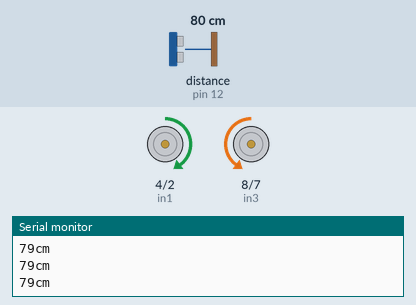
This sketch was run on a simulated Arduino Uno, built with avr-gcc and run on an emulated ATmega328P. Shown: motor-driver pin pairs drawn as motors (green arrow = first pin HIGH = forward, orange = second pin HIGH = backward, longer = more drive, scaled by the enable pin), the last lines printed to the serial monitor. Wiring (inferred from the names in the program): ultrasonic range finder: trigger pin 11; echo pin 12. Inputs (shaded band) come from the test bench; at power-on: distance to the obstacle (sensor on pin 12) 80 cm. The echo pulse lasts 58.3 µs per cm.

Above: at 1.2 s.
1.3 s: distance to the obstacle (sensor on pin 12) set to 17 cm
2.8 s: distance to the obstacle (sensor on pin 12) set to 13 cm
At 2.95 s:
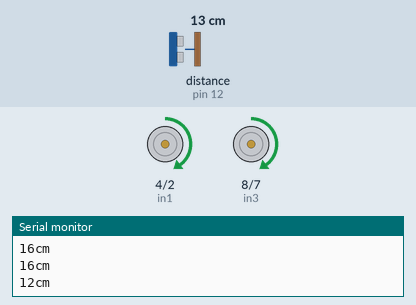
5.8 s: distance to the obstacle (sensor on pin 12) set to 250 cm
At 6.6 s:
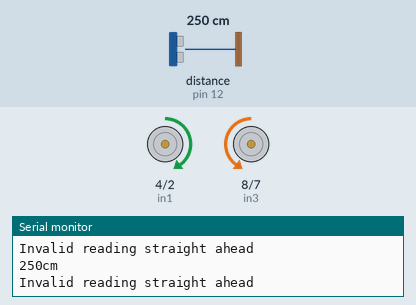
7.5 s: distance to the obstacle (sensor on pin 12) set to 12 cm
At 7.87 s:
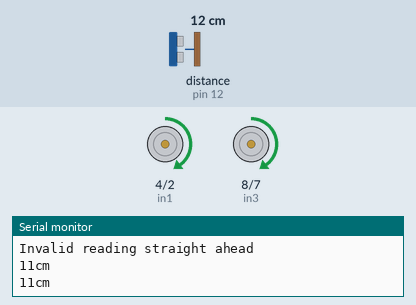
10.5 s: distance to the obstacle (sensor on pin 12) set to 18 cm
At 10.9 s:
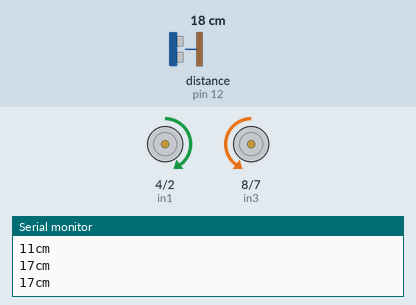
Timing chart, 0 to 13.0 s (numbered marks = the images above; inputs shaded):
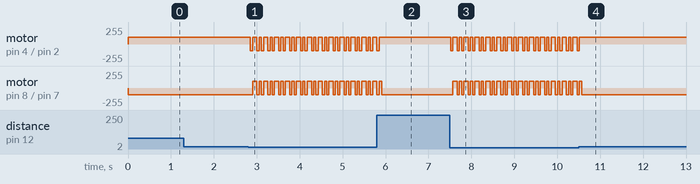

Measured:
- the behaviour switches between 16 and 15 cm on distance to the obstacle (sensor on pin 12) (found by bisection; images 0 and 1)
- after the input at 2.8 s, motor on pin 4 (in1) / pin 2 (in2): alternates forward 100/255 for 0.08 s and backward 100/255 for 0.05 s, starting after 0.05 s; motor on pin 8 (in3) / pin 7 (in4): alternates forward 100/255 for 0.08 s and backward 100/255 for 0.05 s, starting after 0.10 s
- after the input at 5.8 s, motor on pin 4 (in1) / pin 2 (in2): goes on until 5.9 s, then stays forward 100/255; motor on pin 8 (in3) / pin 7 (in4): goes on until 5.9 s, then stays backward 100/255
- after the input at 7.5 s, motor on pin 4 (in1) / pin 2 (in2): alternates forward 100/255 for 0.10 s and backward 100/255 for 0.05 s, starting at once; motor on pin 8 (in3) / pin 7 (in4): alternates forward 100/255 for 0.10 s and backward 100/255 for 0.05 s, starting after 0.07 s
- after the input at 10.5 s, motor on pin 4 (in1) / pin 2 (in2): goes on until 10.5 s, then stays forward 100/255; motor on pin 8 (in3) / pin 7 (in4): goes on until 10.6 s, then stays backward 100/255

The sketch:

Distance_Sensing_Robot_test_1.ino
```cpp
/*

    Jake Stilwell's Ultrasonic distance measuring sensor on robot.
*/

// Control pins for the right half of the H-bridge
const int enable2 = 9; // PWM pin for speed control
const int in3 = 8;
const int in4 = 7;

//other half
const int enable1 = 6; // PWM pin for speed control
const int in1 = 4;
const int in2 = 2;

// ultrasonic distance measuring sensor
const int trigPin = 11;
const int echoPin = 12;

void setup() {

  Serial.begin (9600);

  // pins for the ultrasonic distance measuring sensor
  pinMode(trigPin, OUTPUT);
  pinMode(echoPin, INPUT);

  // motors
  pinMode( enable1, OUTPUT);
  pinMode( in1, OUTPUT);
  pinMode( in2, OUTPUT);

  pinMode( enable2, OUTPUT);
  pinMode( in3, OUTPUT);
  pinMode( in4, OUTPUT);

  // Set the speed to 100, which is pretty slow
  analogWrite (enable1, 100);
  analogWrite (enable2, 100);
}

void loop() {

  long distance;

  distance = measureDistance ();
  Serial.print (distance);
  Serial.println ("cm");

  // check validity of distance reading
  if (distance >= 200 || distance <= 0) {
    Serial.println("Invalid reading straight ahead");
    // go forward for just a little bit
    goForward(100);
  } else {

    if (distance < 15 ) {
      // turn left a bit; take measurement
      // turn right a bit; take measurement
      // go whereever is more distance

      // Might need to adjust the turn duration
      turnLeft(50); // turn left for 50 milliseconds

      int leftDistance = measureDistance();

      // Might need to adjust the turn duration
      // In theory, 50 milliseconds to get forward,
      // then another 50 to turn right the same amount
      turnRight(100);
      int rightDistance = measureDistance();
      turnLeft(50); // return to forward

      // check validity of both readings
      if (leftDistance >= 200
          || leftDistance <= 0
          || rightDistance >= 200
          || rightDistance <= 0)
      {
        Serial.println("Either the left or right distance reading is bad");
        // better not do anything
      }
      // otherwise, check to see if left or right
      // is the better path
      else if (leftDistance > rightDistance )
      {
        turnLeft(50);
      } else {
        turnRight(50);
      }

    } // end of case where distance is less than 15

    // otherwise, distance is greater than 15, we
    // can proceed forward
    else {
      goForward (200);
    }
  } // end of what to do if we have a valid reading
} // end of loop

// go forward for a certain amount of time
void goForward(int timeToMove) {

  // left motor
  digitalWrite (in1, HIGH);
  digitalWrite (in2, LOW);
  // Right motor
  digitalWrite (in3, LOW);
  digitalWrite (in4, HIGH);

  delay (timeToMove);
}

// turn left for a certain amount of time
void turnLeft(int timeToMove) {

  // left motor
  digitalWrite (in1, LOW);
  digitalWrite (in2, HIGH);
  // Right motor
  digitalWrite (in3, LOW);
  digitalWrite (in4, HIGH);

  delay (timeToMove);
}

// turn right for a certain amount of time
void turnRight(int timeToMove) {

  // left motor
  digitalWrite (in1, HIGH);
  digitalWrite (in2, LOW);
  //Right motor
  digitalWrite (in3, HIGH);
  digitalWrite (in4, LOW);

  delay (timeToMove);
}

// Take a measurement using the ultrasonic discance
// measuring sensor and return the distance in cm
// no error checking takes place

long measureDistance() {
  long duration, distance;

  // measure how far anything is from us
  // send the pulse
  digitalWrite(trigPin, LOW);
  delayMicroseconds(2); // low for 2 microseconds
  digitalWrite(trigPin, HIGH);
  delayMicroseconds(10); // high for 10 microseconds
  digitalWrite(trigPin, LOW);
  duration = pulseIn(echoPin, HIGH); // measure the time to the echo
  distance = (duration / 2) / 29.1; // calculate the distance in cm
  return distance;
}
```
